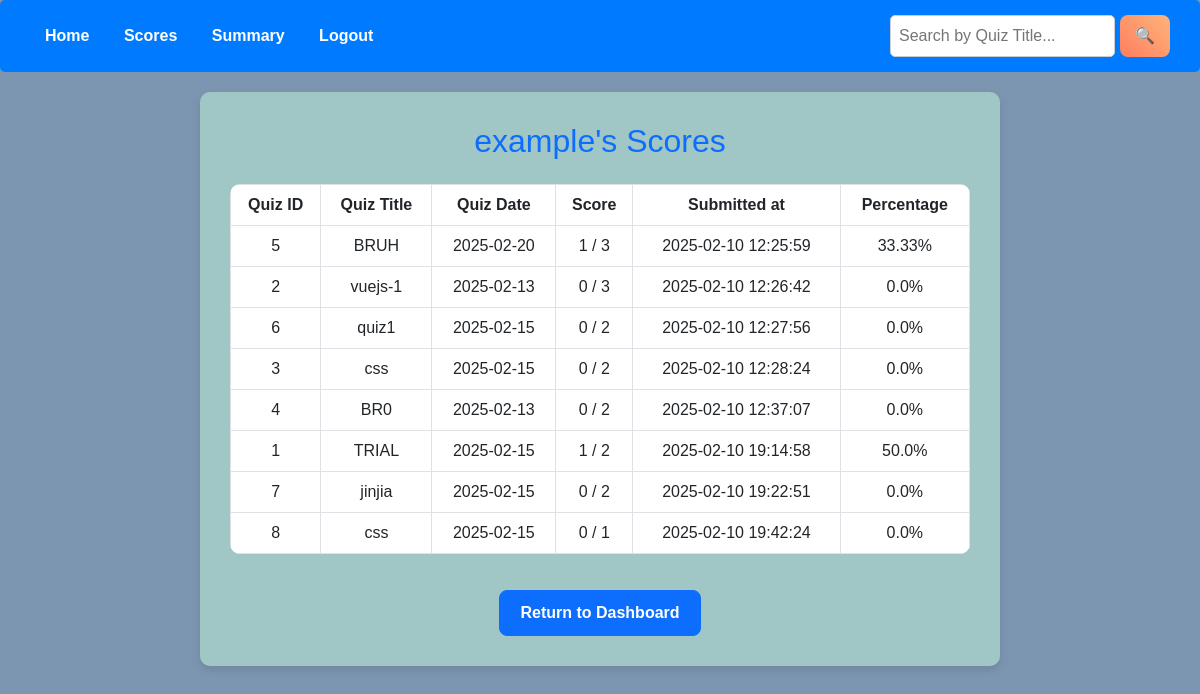
The page /scores (signed in) on the database as committed earlier.
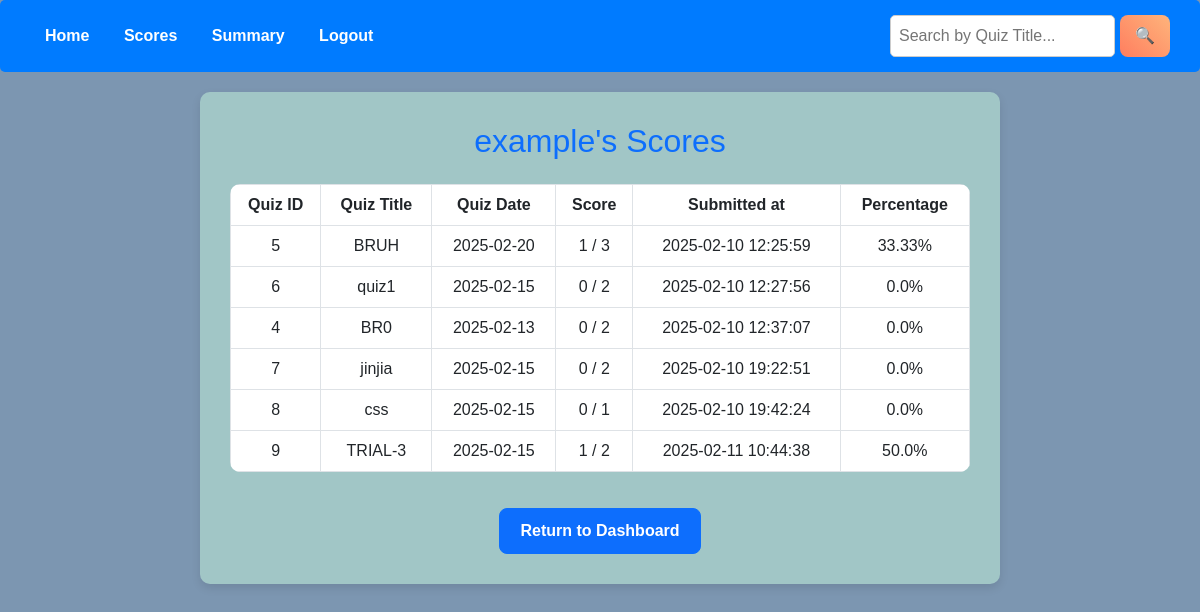
The same page on the database as committed later.
### model/model.py (models this page shows)
class User(db.Model):
    __tablename__ = "users"
    id = db.Column(db.Integer, primary_key=True)
    username = db.Column(db.String(50), nullable=False, unique = True)
    email = db.Column(db.String(50), nullable=False, unique = True)
    password = db.Column(db.String(50), nullable=False)
    roles = db.Column(db.String(10), nullable=False, default="Student")  # 'admin' or 'student'
    scores = db.relationship("Score", back_populates="user")

class Score(db.Model):
    __tablename__ = "scores"
    id = db.Column(db.Integer, primary_key=True)
    user_id = db.Column(db.Integer, db.ForeignKey("users.id"), nullable=False)
    quiz_id = db.Column(db.Integer, db.ForeignKey("quizzes.id"), nullable=False)
    score = db.Column(db.Integer, nullable=False)
    max_score = db.Column(db.Integer, nullable=False)
    percent = db.Column(db.Float, nullable=False)
    submitted_at = db.Column(db.DateTime, default=datetime)  # New timestamp field
    user = db.relationship("User", back_populates="scores")
    quiz = db.relationship("Quiz")

class Quiz(db.Model):
    __tablename__ = "quizzes"
    id = db.Column(db.Integer, primary_key=True)
    title = db.Column(db.String(100), nullable=False)
    chapter_id = db.Column(db.Integer, db.ForeignKey("chapters.id"), nullable=False)
    date = db.Column(db.Date, nullable=False)
    time = db.Column(db.Time, nullable=False)
    duration = db.Column(db.Integer, nullable=False)
    rules = db.Column(db.String(500), nullable=True)
    chapter = db.relationship("Chapter", back_populates="quizzes")
    questions = db.relationship("Question", back_populates="quiz", cascade="all, delete-orphan")
    scores = db.relationship("Score", back_populates="quiz", cascade="all, delete-orphan")
    user_responses = db.relationship("UserResponse", cascade="all, delete-orphan")

### controllers/controllers.py (the view)
@controllers.route("/scores")
def scores():
    user_id = session.get("user_id")
    user = User.query.get(session['user_id']) #as the user_id changes only when logged out
    search_query = request.args.get("search_quiz", "").strip()  # Get the search term
    print(search_query)
    q = (
        db.session.query(Quiz.id.label("quiz_id"), Quiz.title.label("quiz_title"),Quiz.date.label("quiz_date"), Score.score, Score.max_score, Score.percent, Score.submitted_at)
        .join(Score, Score.quiz_id == Quiz.id)
        .filter(Score.user_id == user_id)
    ) #Limitation : If the quiz is deleted by admin the user can't view their scores
    if search_query:
        q = q.filter(Quiz.title.ilike(f"%{search_query}%"))  # Case-insensitive search
    user_scores = q
    print (user_scores)
    return render_template("scores.html", user_scores=user_scores, user = user , search_query=search_query)

### templates/scores.html (shortened to what this page needs)
<!DOCTYPE html>
<html lang="en">
<head>
    <link href="https://cdn.jsdelivr.net/npm/bootstrap@5.3.0/dist/css/bootstrap.min.css" rel="stylesheet">
</head>
<body>
    <div class="nav-bar">
        <div>
            <a href="{{ url_for('controllers.user_dashboard') }}">Home</a>
            <a href="{{ url_for('controllers.scores') }}">Scores</a>
            <a href="{{ url_for('controllers.user_summary') }}">Summary</a>
            <a href="{{ url_for('controllers.logout_user') }}">Logout</a>
        </div>
        <div class="search-container">
            <form method="GET" action="{{ url_for('controllers.scores') }}" style="display: flex; gap: 5px;">
                <input type="text" name="search_quiz" value="{{ search_query }}" placeholder="Search by Quiz Title...">
                <button type="submit">🔍</button>
            </form>
        </div>
    </div>
    <div class="score-container">
        <h2 class="mb-4 text-primary">{{ user.username }}'s Scores</h2>
        <table class="table table-hover table-bordered">
            <thead>
                <tr>
                    <th>Quiz ID</th>
                    <th>Quiz Title</th>
                    <th>Quiz Date</th>
                    <th>Score</th>
                    <th>Submitted at</th>
                    <th>Percentage</th>
                </tr>
            </thead>
            <tbody>
                {% for score in user_scores %}
                <tr>
                    <td>{{ score.quiz_id }}</td>
                    <td>{{ score.quiz_title }}</td>
                    <td>{{ score.quiz_date }}</td>
                    <td>{{ score.score }} / {{ score.max_score }}</td>
                    <td>{{ score.submitted_at.strftime('%Y-%m-%d %H:%M:%S') if score.submitted_at else 'N/A' }}</td>
                    <td>{{ score.percent|round(2) }}%</td>
                </tr>
                {% endfor %}
            </tbody>
        </table>
        <a href="{{ url_for('controllers.user_dashboard') }}" class="btn btn-primary btn-home">Return to Dashboard</a>
    </div>
</body>
</html>

### templates/scores.html (style rules this page uses)
body { background-color: rgb(124, 150, 177); font-family: Arial, sans-serif; }
.nav-bar { display: flex; justify-content: space-between; align-items: center; background: #007bff; padding: 15px 30px; color: white; border-radius: 5px; margin-bottom: 20px; }
.nav-bar a { color: white; margin: 0 15px; text-decoration: none; font-weight: bold; transition: color 0.3s; }
.score-container { background-color: rgba(169, 207, 202, 0.85); padding: 30px; border-radius: 10px; box-shadow: 0px 4px 10px rgba(0, 0, 0, 0.1); width: 80%; max-width: 800px; margin: auto; text-align: center; }
.table { margin-top: 20px; border-radius: 10px; overflow: hidden; }
th, td { text-align: center; padding: 12px; border-bottom: 1px solid #ddd; }
th { background-color: #007bff; color: white; }
.btn-home { margin-top: 20px; font-weight: bold; padding: 10px 20px; border-radius: 8px; }
.search-container { display: flex; align-items: center; gap: 10px; }
.search-container input { padding: 8px; border: 1px solid #ccc; border-radius: 5px; outline: none; }
.search-container button { background: linear-gradient(45deg, #ff7e5f, #feb47b); border: none; color: white; font-weight: bold; padding: 8px 15px; border-radius: 8px; cursor: pointer; transition: all 0.3s ease-in-out; }

Rows that differ between the two databases and show on the page:
removed Score: quiz_id "2", quiz_title "vuejs-1", quiz_date "2025-02-13", score "0", max_score "3", submitted_at "2025-02-10 12:26:42", percent "0.0"
removed Score: quiz_id "3", quiz_title "css", quiz_date "2025-02-15", score "0", max_score "2", submitted_at "2025-02-10 12:28:24", percent "0.0"
removed Score: quiz_id "1", quiz_title "TRIAL", quiz_date "2025-02-15", score "1", max_score "2", submitted_at "2025-02-10 19:14:58", percent "50.0"
added Score: quiz_id "9", quiz_title "TRIAL-3", quiz_date "2025-02-15", score "1", max_score "2", submitted_at "2025-02-11 10:44:38", percent "50.0"
